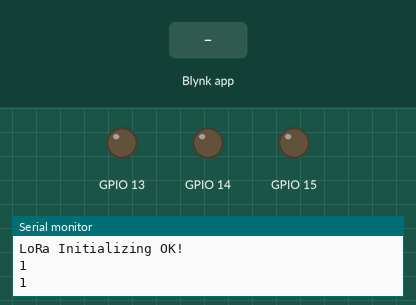
Bench run of a sketch on a simulated ESP32. On the bench: output pins drawn as LEDs (lit = HIGH), the last lines printed to the serial monitor. The test bench sets the inputs (shaded band). WiFi joins after 1.5 s; servers stay silent unless stated; no radio packets arrive unless stated.

Above: at 5.0 s.
5.1 s: Blynk app writes 1 to V6
At 5.8 s:
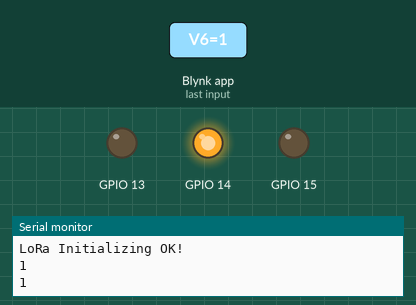
6.7 s: Blynk app writes 1 to V7
At 7.4 s:
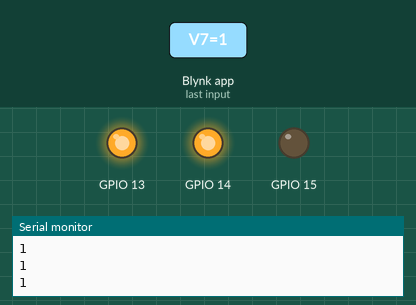
8.2 s: Blynk app writes 0 to V6
At 9.3 s:
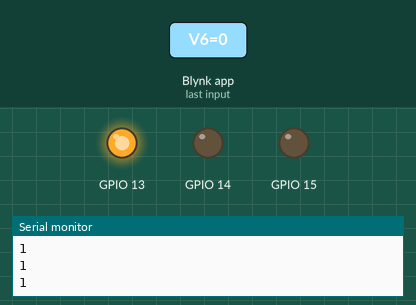
12.4 s: Blynk app writes 0 to V7
At 13.5 s:
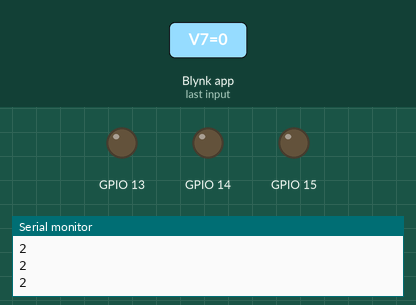
Timing chart, 0 to 14.9 s (numbered marks = the images above; inputs shaded):
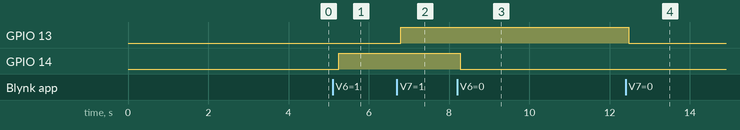

The sketch:

ESP32_Gateway.ino
```cpp
// (licence header left out)
/* Comment this out to disable prints and save space */
#define BLYNK_PRINT Serial
#define BLYNK_TEMPLATE_ID "TMPL6k6892QmJ"
#define BLYNK_TEMPLATE_NAME "IOTFarm"

#include <WiFi.h>
#include <WiFiClient.h>
#include <BlynkSimpleEsp32.h>
#include <LoRa.h>
#include <SPI.h>

#define ss 4
#define rst 5
#define dio0 2

// pump pins
#define pump1 13
#define pump2 14
#define pump3 15

// You should get Auth Token in the Blynk App.
// Go to the Project Settings (nut icon).
char auth[] = "uKBdmxpwtNovWFX4CbTt-cn1-jsiUywK"; // Paste auth token you copied

// Your WiFi credentials.
// Set password to "" for open networks.
char ssid[] = "HshopLTK";      /// Enter your wifi name
char pass[] = "HshopLTK@2311"; // Enter wifi password

BlynkTimer timer;

bool check = 0;

// for flipping a bool every 1s
unsigned long startMillis = 0;
const unsigned long startMillis_interval = 1000;
bool temp = 0;

// for sending packet every 50ms
unsigned long startMillis1 = 0;
const unsigned long startMillis_interval1 = 50;

// each ID every 10s
unsigned long startMillis2 = 0;
const long modeChange_Interval = 10000;

const long send_Interval = 500;

int test_node_change;

float tempx = 0;
float humix = 0;

float luxx = 0;
float pHx = 0;

int valMoist = 0;
int valRain = 0;
float valSolarVoltage = 0.0;
float valSolarCurrent = 0.0;
/*pump controlling variables*/
unsigned long checkMillis = 0;
const long checkInterval = 100;

unsigned long addValueMillis = 0;
const long addValueInterval = 100;

bool pump1_state = 0;
bool pump2_state = 0;
bool pump3_state = 0;

int V6_toggle = 0, V7_toggle = 0;

void sendNode3()
{

  if (test_node_change == 3)
  {
    // temp
    Blynk.virtualWrite(V3, humix); // select your virtual pins accordingly

    // humi
    Blynk.virtualWrite(V2, tempx); // select your virtual pins accordingly
  }

  if (test_node_change == 2)
  {
    // light
    Blynk.virtualWrite(V1, luxx); // select your virtual pins accordingly

    // pH
    Blynk.virtualWrite(V0, pHx); // select your virtual pins accordingly
  }

  if (test_node_change == 1)
  {
    // Soil
    Blynk.virtualWrite(V4, valMoist); // select your virtual pins accordingly

    // rain
    if (valRain < 400)
    {
      Blynk.virtualWrite(V5, "Raining"); // select your virtual pins accordingly
    }
    if (valRain > 800)
    {
      Blynk.virtualWrite(V5, "Not raining");
    }

    //Solar Voltage
    Blynk.virtualWrite(V8, valSolarVoltage); // select your virtual pins accordingly

    //Solar Current
    Blynk.virtualWrite(V9, valSolarCurrent); // select your virtual pins accordingly
  }
}

// void sendNode2()
// {
//   // light
//   Blynk.virtualWrite(V1, luxx); // select your virtual pins accordingly

//   // pH
//   Blynk.virtualWrite(V0, pHx); // select your virtual pins accordingly
// }

// void sendNode1()
// {
//   // Soil
//   Blynk.virtualWrite(V4, 1); // select your virtual pins accordingly

//   // rain
//   Blynk.virtualWrite(V5, 1); // select your virtual pins accordingly
// }

BLYNK_WRITE(V6)
{
  int pinValue6 = param.asInt();

  // process received value
  if (pinValue6 == 1)
  {
    V6_toggle = 1;
  }
  if (pinValue6 == 0)
  {
    V6_toggle = 0;
  }
}

BLYNK_WRITE(V7)
{
  int pinValue7 = param.asInt();
  if (pinValue7 == 1)
  {
    V7_toggle = 1;
  }
  if (pinValue7 == 0)
  {
    V7_toggle = 0;
  }
  // process received value
}

void setup()
{

  delay(2000);
  // Debug console
  Serial.begin(115200);

  LoRa.setPins(ss, rst, dio0); // setup LoRa transceiver module
  LoRa.setSyncWord(0xA5);
  while (!LoRa.begin(433E6)) // 433E6 - Asia, 866E6 - Europe, 915E6 - North America
  {
    Serial.println(".");
    delay(500);
  }
  Serial.println("LoRa Initializing OK!");

  // pump motor Init
  pinMode(13, OUTPUT);
  pinMode(14, OUTPUT);
  pinMode(15, OUTPUT);

  digitalWrite(13, LOW);
  digitalWrite(14, LOW);
  digitalWrite(15, LOW);

  // Blynk Section
  Blynk.begin(auth, ssid, pass);

  // timer.setInterval(1000L, sendNode1);
  // timer.setInterval(1000L, sendNode2);
  timer.setInterval(1000L, sendNode3);

  test_node_change = 1;
}

void loop()
{

  Blynk.run();
  timer.run();

  // First, a bool flip every 1s
  unsigned long currentMillis = millis();

  if (currentMillis - startMillis >= startMillis_interval)
  {
    startMillis = currentMillis;
    temp = !temp;
    Serial.println(test_node_change);
  }

  if (currentMillis - startMillis2 >= modeChange_Interval)
  {
    startMillis2 = currentMillis;
    test_node_change++;
    if (test_node_change > 3)
    {
      test_node_change = 1;
    }
  }

  switch (temp)
  {
  case 0:

    // send packet every 50ms
    if (currentMillis - startMillis1 >= startMillis_interval1)
    {
      startMillis1 = currentMillis;
      LoRa.beginPacket();
      LoRa.print(String(test_node_change));
      LoRa.endPacket();
    }
    break;

  case 1:
    int packetSize = LoRa.parsePacket();
    if (packetSize)
    {
      while (LoRa.available()) // read packet
      {
        String LoRaData = LoRa.readString();

        if (test_node_change == 1)
        {
          int commaIndex = LoRaData.indexOf(',');
          int semicolonIndex = LoRaData.indexOf(';');
          int colonIndex = LoRaData.indexOf(':');

          String temp1 = LoRaData.substring(0, commaIndex);
          String temp2 = LoRaData.substring(commaIndex + 1);
          String temp7 = LoRaData.substring(semicolonIndex + 1);
          String temp8 = LoRaData.substring(colonIndex + 1);

          valMoist = temp1.toInt();
          valRain = temp2.toInt();
          valSolarVoltage = temp7.toFloat();
          valSolarCurrent = temp8.toInt();

        }

        if (test_node_change == 2)
        {
          int commaIndex1 = LoRaData.indexOf(',');

          String temp3 = LoRaData.substring(0, commaIndex1);
          String temp4 = LoRaData.substring(commaIndex1 + 1);

          luxx = temp3.toFloat();
          pHx = temp4.toFloat();
        }

        if (test_node_change == 3)
        {
          int commaIndex2 = LoRaData.indexOf(',');

          String temp5 = LoRaData.substring(0, commaIndex2);
          String temp6 = LoRaData.substring(commaIndex2 + 1);

          tempx = temp5.toFloat();
          humix = temp6.toFloat();
        }

        Serial.println("Lora:" + LoRaData);
        // Serial.println(valSolarVoltage);
      }
    }
    break;
  }

  // // Một cái timer cứ mỗi 10s là cộng biến đếm thêm 1 ---> DONE!
  // if (currentMillis - startMillis1 >= modeChange_Interval)
  // {
  //   startMillis1 = currentMillis;
  //   test_node_change++;
  //   if (test_node_change > 3)
  //   {
  //     test_node_change = 1;
  //   }
  //   Serial.println(test_node_change);
  // }

  // /*Cách 2: Sử dụng Millis, cứ đúng thời điểm thì thành module gửi, còn lại trở thành module nhận */
  // if (currentMillis - startMillis >= send_Interval)
  // {
  //   startMillis = currentMillis;
  //   LoRa.beginPacket();
  //   LoRa.print(test_node_change);
  //   LoRa.endPacket();
  // }

  // int packetSize = LoRa.parsePacket(); // try to parse packet
  // if (packetSize)
  // {
  //   while (LoRa.available()) // read packet
  //   {
  //     String LoRaData = LoRa.readString();
  //     String temp1 = LoRaData.substring(0, 4);
  //     String humi1 = LoRaData.substring(6);

  //     tempx = temp1.toInt();
  //     humix = humi1.toInt();

  //     Serial.print(temp1 + "\t");
  //     Serial.println(humi1);
  //   }
  // }

  /*START Control pump*/
  if (currentMillis - checkMillis >= checkInterval)
  {
    checkMillis = currentMillis;
    if (valMoist > 400 && valRain > 900)
    {
      pump1_state = 1;
    }
    else
    {
      pump1_state = 0;
    }
  }

  if (currentMillis - addValueMillis >= addValueInterval)
  {
    addValueMillis = currentMillis;

    if (V6_toggle == 1)
    {
      digitalWrite(14, HIGH);
    }

    if (V6_toggle == 0)
    {
      digitalWrite(14, LOW);
    }

    if (V7_toggle == 1)
    {
      digitalWrite(13, HIGH);
    }

    if (V7_toggle == 0)
    {
      digitalWrite(13, LOW);
    }

    if(valRain > 800 && valMoist < 10){
      digitalWrite(15, HIGH);
    }
    else{
      digitalWrite(15, LOW);
    }
    // digitalWrite(13, pump3_state);
    // digitalWrite(14, pump2_state);

  }
}
```

Measured:
- after the input at 5.1 s, GPIO 14: LOW → HIGH after 0.15 s
- after the input at 6.7 s, GPIO 13: LOW → HIGH after 0.09 s
- after the input at 8.2 s, GPIO 14: HIGH → LOW after 0.08 s
- after the input at 12.4 s, GPIO 13: HIGH → LOW after 0.07 s
